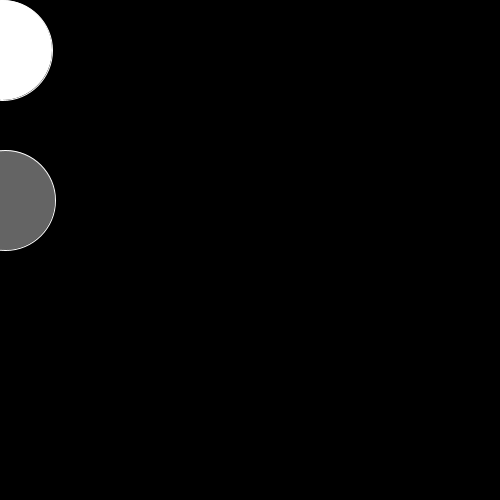
Frame 1 (no input)
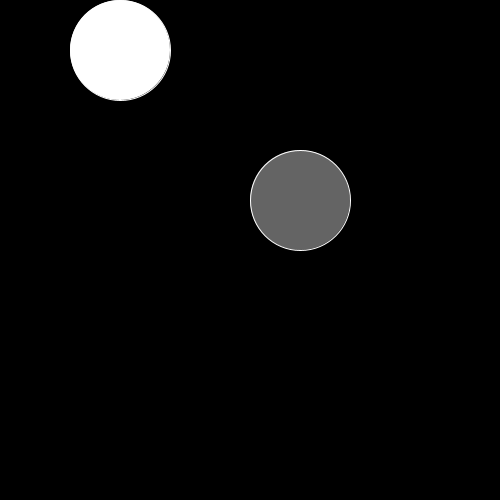
Frame 60 (the mouse pressed at the canvas centre just before this capture)
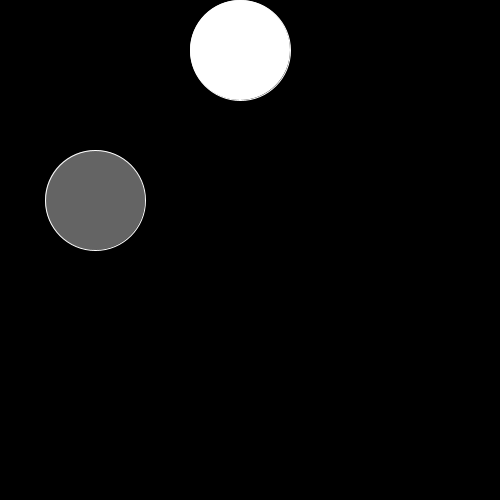
Frame 120 (the mouse held since frame 60 and released just before this capture)

The Processing sketch that drew these frames (run headless with seeded random() and noise(); from frame 60 on, the mouse is pressed at the canvas centre):

// Processing sketch: processing_65884
// ── processing_65884.pde

// project 1

Blob myBlob1;
Blob myBlob2;

void setup() {
  size(500,500);
  myBlob1 = new Blob (color(255),0,50,2);
  myBlob2 = new Blob (color(100),0, 200,5);
}

void draw() {
  background(0);
  myBlob1.drive();
  myBlob1.display();
  myBlob2.drive();
  myBlob2.display();
}
class Blob {
  color c;
  float xpos;
  float ypos;
  float xspeed;
  
  Blob(color tempC, float tempXpos, float tempYpos, float tempXspeed) {
    c = tempC;
    xpos = tempXpos;
    ypos = tempYpos;
    xspeed = tempXspeed; 
  }
  void display () {
    fill(c);
    stroke(255);
    ellipseMode(CENTER);
    ellipse(xpos,ypos,100,100);
  }
  void drive() {
    xpos = xpos + xspeed;
    if (xpos > width) {
      xpos = 0; }
  }
}
    
  
